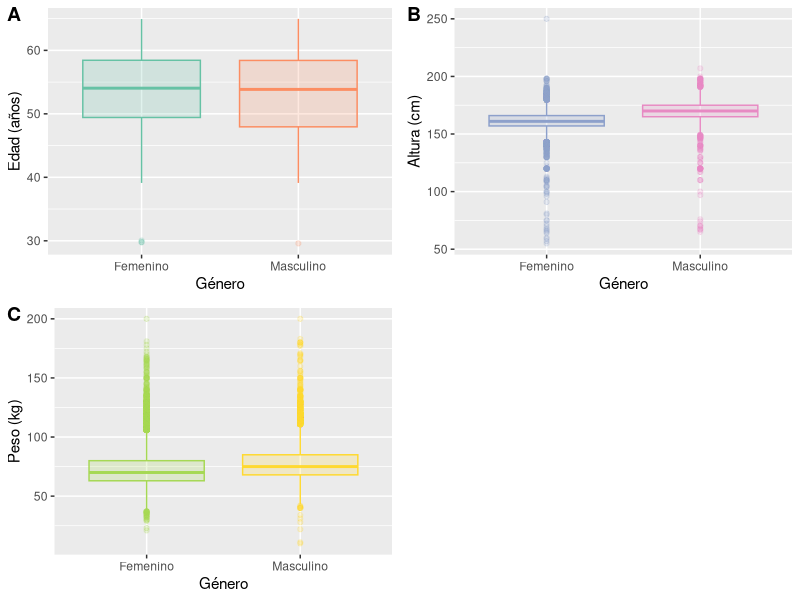
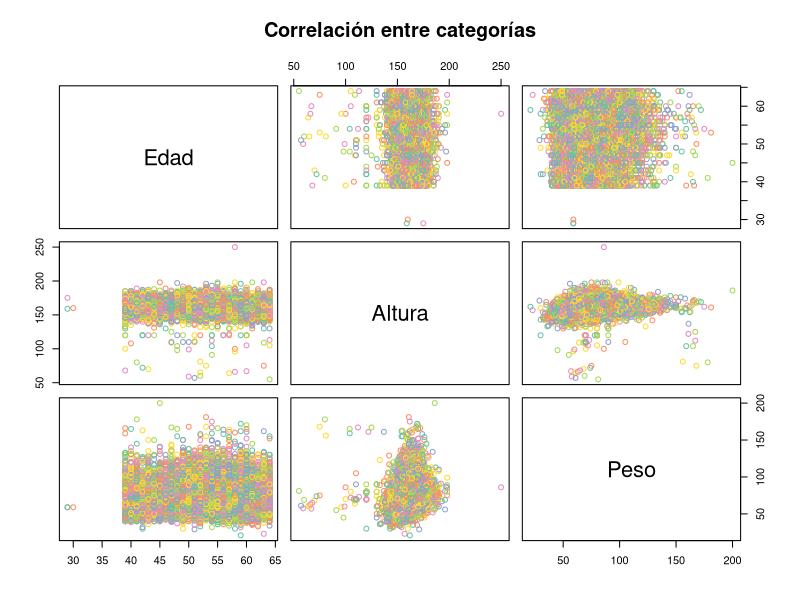
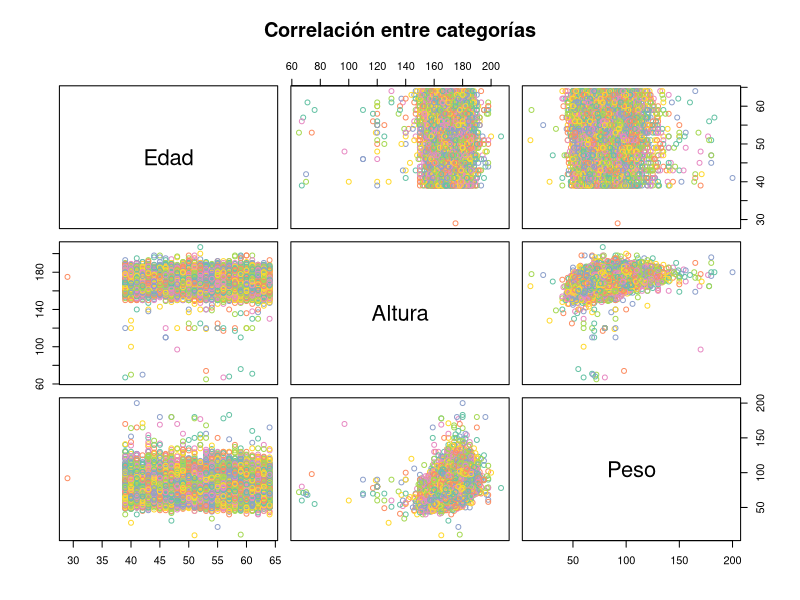
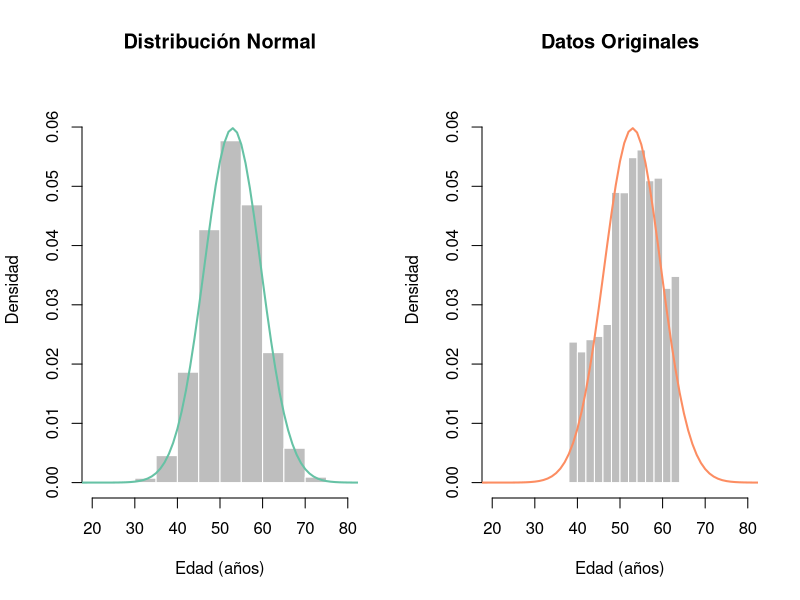
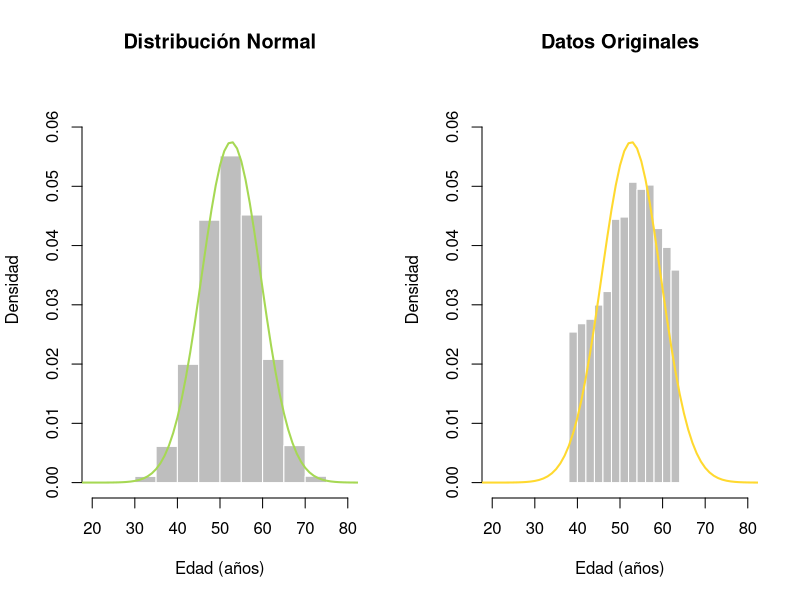

Recreate these plots in R, in order.
## ---- chunk 1
library(ggplot2)
library(cowplot)
library(RColorBrewer)

## ---- chunk 2
setwd("/home/paulina/Documents/DataScience/Notebooks/homeworks/")
dataset <- read.csv("../source/cardiovascular_disease.csv")
# Cambiar tipo de dato de la columna gender para mejor manejo de datos
dataset$gender <- as.character(dataset$gender)
## ---- chunk 3
names(dataset)
## ---- chunk 4
# Filtrar los datos por género
dataset.female <- dataset[dataset$gender == "1",]
dataset.male <- dataset[dataset$gender == "2",]

# Además eliminamos aquellos datos que no tengan información (NA)
dataset.female <- na.omit(dataset.female)
dataset.male <- na.omit(dataset.male)
## ---- chunk 5
dataset.female <- dataset.female[,c("age_year", "height", "weight")]
dataset.male <- dataset.male[,c("age_year", "height", "weight")]
## ---- chunk 6
dataset.female$age_year <- floor(dataset.female$age_year)
dataset.male$age_year <- floor(dataset.male$age_year)
## ---- chunk 7
# FUNCIÓN GENERAL
CentalTendencies <- function(dataColumn){
  # Media
  mean <- mean(dataColumn) 
  # Moda
  mode <- data.frame(table(dataColumn))
  mode <- mode[which.max(mode$Freq), 1]
  # Mediana
  median <- median(dataColumn)
  centralTendMeasures <- c(mean = mean, mode = mode, median = median)
  return(centralTendMeasures)
}
## ---- chunk 8
# Por categoría
MMM.Age <- CentalTendencies(dataset.female$age_year)
MMM.Height <- CentalTendencies(dataset.female$height)
MMM.Weight <- CentalTendencies(dataset.female$weight)

MMM.FemData <- data.frame(Age = MMM.Age, Height = MMM.Height, Weigth = MMM.Weight)

MMM.FemData
## ---- chunk 9
# Por categoría
MMM.Age <- CentalTendencies(dataset.male$age_year)
MMM.Height <- CentalTendencies(dataset.male$height)
MMM.Weight <- CentalTendencies(dataset.male$weight)

MMM.MaleData <- data.frame(Age = MMM.Age, Height = MMM.Height, Weigth = MMM.Weight)

MMM.MaleData
## ---- chunk 10
# Por categoría
quant.Age <- quantile(dataset.female$age_year)
quant.Height <- quantile(dataset.female$height)
quant.Weight <- quantile(dataset.female$weight)

quant.FemData <- data.frame(Age = quant.Age, Height = quant.Height, Weigth = quant.Weight)

quant.FemData
## ---- chunk 11
# Por categoría
quant.Age <- quantile(dataset.male$age_year)
quant.Height <- quantile(dataset.male$height)
quant.Weight <- quantile(dataset.male$weight)

quant.MaleData <- data.frame(Age = quant.Age, Height = quant.Height, Weigth = quant.Weight)

quant.MaleData
## ---- chunk 12
# Por categoría
SD.Age <- sd(dataset.female$age_year)
SD.Height <- sd(dataset.female$height)
SD.Weight <- sd(dataset.female$weight)

SD.FemData <- data.frame(Age = SD.Age, Height = SD.Height, Weigth = SD.Weight)

SD.FemData
## ---- chunk 13
# Por categoría
SD.Age <- sd(dataset.male$age_year)
SD.Height <- sd(dataset.male$height)
SD.Weight <- sd(dataset.male$weight)

SD.MaleData <- data.frame(Age = SD.Age, Height = SD.Height, Weigth = SD.Weight)

SD.MaleData
## ---- chunk 14
colors <- brewer.pal(6, "Set2")
# Crear plots por categoría

# EDAD
box1 <- ggplot(dataset, aes(x = gender, y = age_year))  +
  geom_boxplot(color = colors[1:2], alpha = 0.2, fill = colors[1:2]) +
  scale_x_discrete(labels = c("Femenino", "Masculino")) +
  labs(x = "Género", y = "Edad (años)") 

# ALTURA
box2 <- ggplot(dataset, aes(x = gender, y = height))  +
  geom_boxplot(color = colors[3:4], alpha = 0.2, fill = colors[3:4]) +
  scale_x_discrete(labels = c("Femenino", "Masculino")) +
  labs(x = "Género", y = "Altura (cm)") 

# PESO
box3 <- ggplot(dataset, aes(x = gender, y = weight))  +
  geom_boxplot(color = colors[5:6], alpha = 0.2, fill = colors[5:6]) +
  scale_x_discrete(labels = c("Femenino", "Masculino")) +
  labs(x = "Género", y = "Peso (kg)") 

# Unir las gráficas
plot_grid(box1, box2, box3, labels = "AUTO")
## ---- chunk 15
# Género: Femenino
corelation.FemData <- data.frame(Edad = dataset.female$age_year, Altura = dataset.female$height, Peso = dataset.female$weight)
corelationVal <- cor(corelation.FemData, method = "p")
corelationVal

pairs(corelation.FemData, col = colors, main = "Correlación entre categorías")
## ---- chunk 16
corelation.MaleData <- data.frame(Edad = dataset.male$age_year, Altura = dataset.male$height, Peso = dataset.male$weight)
corelationVal <- cor(corelation.MaleData, method = "p")
corelationVal

pairs(corelation.MaleData, col = colors, main = "Correlación entre categorías")
## ---- chunk 17
set.seed(10)

# Valores principales
data <- dataset.female$age_year
mean <-  MMM.FemData$Age[1]
SD <- SD.FemData$Age

# Valores aleatorios
rNorm <-rnorm(n = length(data), mean = mean, sd = SD)

# Función de densidad
density <-seq(0, length(data), length = length(data))
dNorm <-dnorm(x = density , mean = mean, sd = SD)

# Graficación
par(mfrow=c(1, 2))
hist(rNorm,main = "Distribución Normal", freq = F, col = "gray", border = "white", xlim = c(20,80), ylim = c(0, 0.065), xlab = "Edad (años)", ylab = "Densidad")
lines(density, dNorm, lty = 1, lwd = 2, col = colors[1])
hist(data, main = "Datos Originales", freq = F, col = "gray", border = "white", xlim = c(20,80), ylim = c(0, 0.065), xlab = "Edad (años)", ylab = "Densidad")
lines(density, dNorm, col = colors[2], lty = 1, lwd = 2)

## ---- chunk 18
# Valores principales
data <- dataset.male$age_year
mean <-  MMM.MaleData$Age[1]
SD <- SD.MaleData$Age

# Valores aleatorios
rNorm <-rnorm(n = length(data), mean = mean, sd = SD)

# Función de densidad
density <-seq(0, length(data), length = length(data))
dNorm <-dnorm(x = density , mean = mean, sd = SD)

# Graficación
par(mfrow=c(1, 2))
hist(rNorm,main = "Distribución Normal", freq = F, col = "gray", border = "white", xlim = c(20,80), ylim = c(0, 0.065), xlab = "Edad (años)", ylab = "Densidad")
lines(density, dNorm, lty = 1, lwd = 2, col = colors[5])
hist(data, main = "Datos Originales", freq = F, col = "gray", border = "white", xlim = c(20,80), ylim = c(0, 0.065), xlab = "Edad (años)", ylab = "Densidad")
lines(density, dNorm, col = colors[6], lty = 1, lwd = 2)

